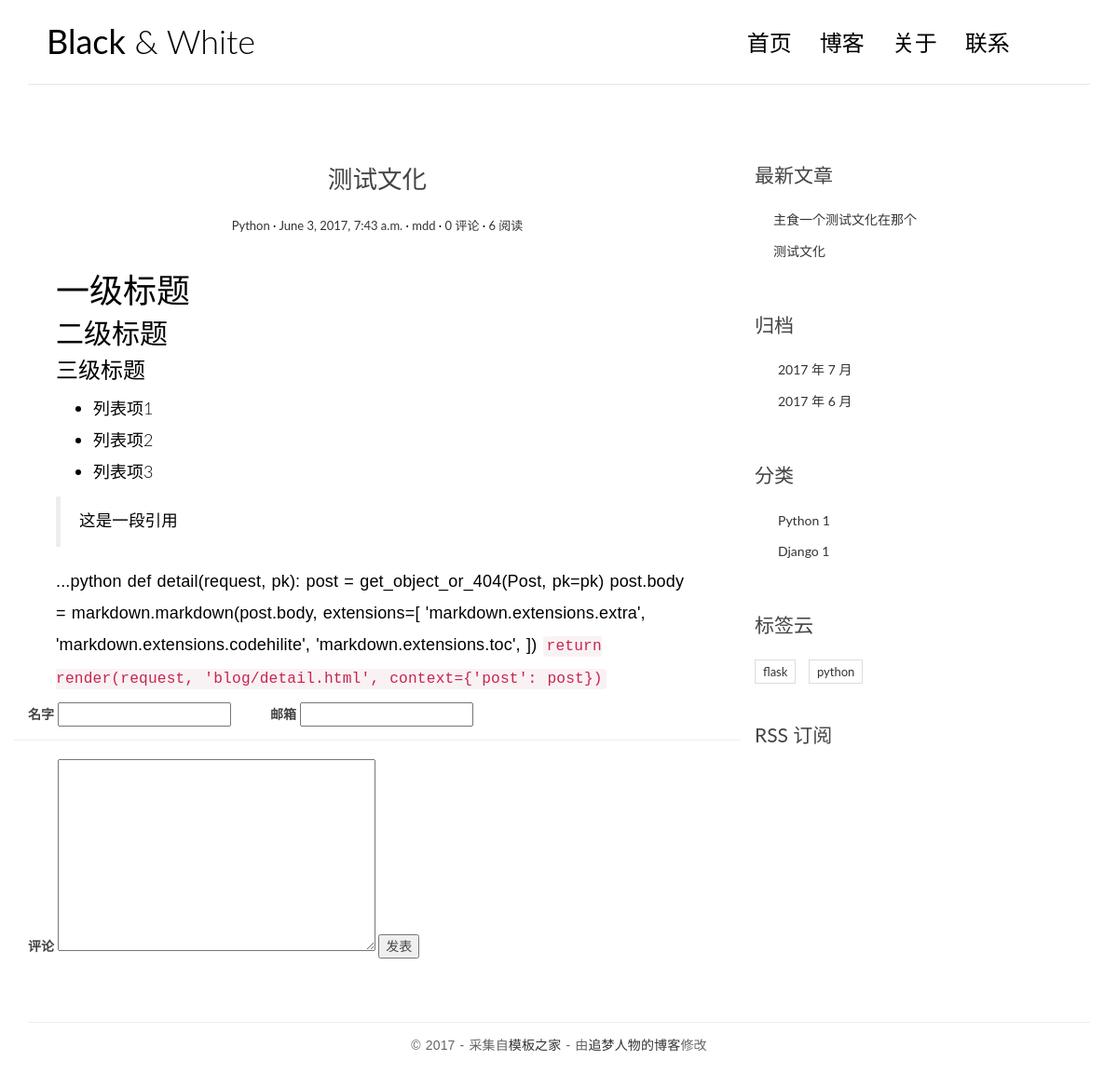
The app's page /post/1/ with its own data.
### post/models.py (models this page shows, shortened)
class Post(models.Model):
    title = models.CharField(max_length=100)
    body = models.TextField()
    created_time = models.DateTimeField()
    modified_time = models.DateTimeField()
    excrpt = models.CharField(max_length=200, blank=True)
    category = models.ForeignKey(Category)
    tags = models.ManyToManyField(Tag, blank=True)
    views = models.PositiveIntegerField(default=0)
    author = models.ForeignKey(User)
    def get_absolute_url(self):
        return reverse('blog:detail', kwargs={'pk': self.pk})
    def increase_views(self):
        self.views += 1
        self.save(update_fields=['views'])

class Category(models.Model):
    name = models.CharField(max_length=100)

class Tag(models.Model):
    name = models.CharField(max_length=100)

### post/views.py (the view)
# urls.py: url(r'^post/(?P<pk>[0-9]+)/$', views.detail, name='detail'),
def detail(request, pk):
    post = get_object_or_404(Post, pk=pk)
    post.increase_views()
    post.body = markdown.markdown(post.body, extensions=[
        'markdown.extensions.extra',
        'markdown.extensions.codehilite',
        'markdown.extensions.toc',
    ])
    form = CommentForm()
    comment_list = post.comment_set.all()
    context = {'post': post,
               'form': form,
               'comment_list': comment_list}
    return render(request, 'blog/detail.html', context)

### comments/forms.py
class CommentForm(forms.ModelForm):
    class Meta:
        model = Comment
        fields = ['name', 'email', 'text']

### post/templatetags/blog_tags.py (called while the page is built)
@register.simple_tag
def get_recent_posts(num=5):
    return Post.objects.all().order_by('-created_time')[:num]

@register.simple_tag
def archives():
    return Post.objects.dates('created_time', 'month', order='DESC')

@register.simple_tag
def get_categories():
    return Category.objects.all()

@register.simple_tag
def get_tags():
    return Tag.objects.annotate(num_posts=Count('post')).filter(num_posts__gt=0)

### post/templates/blog/detail.html (shortened to what this page needs)
{% extends 'blog/base.html' %}
{% block main %}
                <article class="post post-{{ post.pk }}">
                    <header class="entry-header">
                        <h1 class="entry-title">
                            {{ post.title }}
                        </h1>
                        <div class="entry-meta">
                            <span class="post-category"><a href="#">{{ post.category.name }}</a></span>
                            <span class="post-date"><a href="#"><time class="entry-date"
                                                                      datetime="2012-11-09T23:15:57+00:00">{{post.created_time}}</time></a></span>
                            <span class="post-author"><a href="#">{{ post.author }}</a></span>
                            <span class="comments-link"><a href="#">{{ post.comment_set.count }} 评论</a></span>
                            <span class="views-count"><a href="#">{{ post.views }} 阅读</a></span>
                        </div>
                    </header>
                    <div class="entry-content clearfix">
                        <p>{{ post.body | safe }}</p>
                    </div>
                </article>
                <form action="{% url 'comments:post_comment' post.pk %}" method="post" class="commentform">
                    <div class="row">
                        <div class="col-md-4">
                            <label for="{{ form.name.id_for_label }}">名字</label>
                            {{ form.name }}
                        </div>
                        <div class="col-md-4">
                            <label for="{{ form.email.id_for_label }}">邮箱</label>
                            {{ form.email }}
                        </div><br>
                        <hr>
                        <div class="col-md-12">
                            <label for="{{ form.text.id_for_label }}">评论</label>
                            {{ form.text }}
                            <button type="submit" class="comment-btn">发表</button>
                        </div>
                    </div>
                </form>
{% endblock %}

### post/templates/blog/base.html (shortened to what this page needs)
{% load staticfiles %}
{% load blog_tags %}
<!DOCTYPE html>
<html>
<head>
    <link rel="stylesheet" href="{% static 'blog/css/bootstrap.min.css' %}">
    <link rel="stylesheet" href="http://code.ionicframework.com/ionicons/2.0.1/css/ionicons.min.css">
    <link rel="stylesheet" href="{% static 'blog/css/pace.css' %}">
    <link rel="stylesheet" href="{% static 'blog/css/custom.css' %}">
    <link rel="stylesheet" href="{% static 'blog/css/highlights/github.css' %}">
</head>
<body>
<div class="container">
    <header id="site-header">
        <div class="row">
            <div class="col-md-4 col-sm-5 col-xs-8">
                <div class="logo">
                    <h1><a href="{% url 'blog:index' %}"><b>Black</b> &amp; White</a></h1>
                </div>
            </div>
            <div class="col-md-8 col-sm-7 col-xs-4">
                <nav class="main-nav" role="navigation">
                    <div class="collapse navbar-collapse" id="bs-example-navbar-collapse-1">
                        <ul class="nav navbar-nav navbar-right">
                            <li class="cl-effect-11"><a href="#" data-hover="首页">首页</a></li>
                            <li class="cl-effect-11"><a href="#" data-hover="博客">博客</a></li>
                            <li class="cl-effect-11"><a href="#" data-hover="关于">关于</a></li>
                            <li class="cl-effect-11"><a href="#" data-hover="联系">联系</a></li>
                        </ul>
                    </div>
                </nav>
            </div>
        </div>
    </header>
</div>
<div class="content-body">
    <div class="container">
        <div class="row">
            <main class="col-md-8">
                {% block main %}
                {% endblock %}
            </main>
            <aside class="col-md-4">
                <div class="widget widget-recent-posts">
                    <h3 class="widget-title">最新文章</h3>
                    {% get_recent_posts as recent_post_list %}
                    <ul>
                        {% for post in recent_post_list %}
                        <li>
                            <a href="{{ post.get_absolute_url }}"> {{ post.title }}</a>
                        </li>
                        {% endfor %}
                    </ul>
                </div>
                <div class="widget widget-archives">
                    <h3 class="widget-title">归档</h3>
                    {% archives as date_list %}
                    <ul>
                        {% for date in date_list %}
                        <li>
                            <a href="{% url 'blog:archives' date.year date.month %}">{{date.year }} 年 {{ date.month }} 月 </a>
                        </li>
                        {% endfor %}
                    </ul>
                </div>
                <div class="widget widget-category">
                    <h3 class="widget-title">分类</h3>
                    {% get_categories as category_list %}
                    <ul>
                        {% for category in category_list %}
                        <li>
                            <a href="{% url 'blog:category' category.pk %}">{{ category.name }} <span class="post-count">{{    category.post_set.count }}</span></a>
                        </li>
                        {% endfor %}
                    </ul>
                </div>
                <div class="widget widget-tag-cloud">
                    <h3 class="widget-title">标签云</h3>
                    {% get_tags as tag_list %}
                    <ul>
                        {% for tag in tag_list %}
                        <li>
                            <a href="#">{{ tag.name }}</a>
                        </li>
                        {% endfor %}
                    </ul>
                </div>
                <div class="rss">
                    <a href="{% url 'rss' %}"> RSS 订阅</a>
                </div>
            </aside>
        </div>
    </div>
</div>
<footer id="site-footer">
    <div class="container">
        <div class="row">
            <div class="col-md-12">
                <p class="copyright">&copy 2017 - 采集自<a href="http://www.cssmoban.com/"
                                                        target="_blank" title="模板之家">模板之家</a>
                    - 由<a href="http://zmrenwu.com/" title="网页模板" target="_blank">追梦人物的博客</a>修改
                </p>
            </div>
        </div>
    </div>
</footer>
</body>
</html>

### post/static/blog/css/custom.css (style rules this page uses)
* { outline: none; }
h1, h2, h3, h4, h5, h6 { margin-top: 0; }
b { font-weight: 400; }
a { color: #333; }
body { color: #444; font-family: 'Lato', sans-serif; }
p { font-family: 'Ubuntu', sans-serif; font-weight: 400; word-spacing: 1px; letter-spacing: 0.01em; }
#site-header { background-color: #FFF; padding: 25px 20px; margin-bottom: 40px; border-bottom: 1px solid #e7e7e7; }
.logo h1 a { color: #000; }
.logo h1 { margin: 0; font-family: 'Lato', sans-serif; font-weight: 300; }
.main-nav { margin-top: 11px; max-width: 95%; }
.main-nav a { color: #000000 !important; padding: 0 0 5px 0 !important; margin-right: 30px; font-family: 'Lato', sans-serif; font-weight: 300; font-size: 24px; }
.cl-effect-11 a { padding: 10px 0; color: #0972b4; text-shadow: none; }
.cl-effect-11 a::before { position: absolute; top: 0; left: 0; overflow: hidden; padding: 0 0 5px 0 !important; max-width: 0; border-bottom: 1px solid #000; color: #000; content: attr(data-hover); white-space: nowrap; -webkit-transition: max-width 0.5s; -moz-transition: max-width 0.5s; transition: max-width 0.5s; }
.content-body { padding-bottom: 4em; }
.post { background: #fff; padding: 30px 30px 0; }
.entry-title { text-align: center; font-size: 1.9em; margin-bottom: 20px; line-height: 1.6; padding: 10px 20px 0; }
.entry-meta { text-align: center; color: #DDDDDD; font-size: 13px; margin-bottom: 30px; }
.entry-content { font-size: 18px; line-height: 1.9; font-weight: 300; color: #000; }
.post-category::after, .post-date::after, .post-author::after, .comments-link::after { content: ' ·'; color: #000; }
.widget { background: #fff; padding: 30px 0 0; }
.widget-title { font-size: 1.5em; margin-bottom: 20px; line-height: 1.6; padding: 10px 0 0; font-weight: 400; }
.widget-recent-posts ul { padding: 0; margin: 0; padding-left: 20px; }
.widget-recent-posts ul li { list-style-type: none; position: relative; line-height: 170%; margin-bottom: 10px; }
.widget-recent-posts ul li::before { content: '\f3d3'; font-family: "Ionicons"; position: absolute; left: -17px; top: 3px; font-size: 16px; color: #000; }
.widget-archives ul { padding: 0; margin: 0; padding-left: 25px; }
.widget-archives ul li { list-style-type: none; position: relative; line-height: 170%; margin-bottom: 10px; }
.widget-archives ul li::before { content: '\f3f3'; font-family: "Ionicons"; position: absolute; left: -25px; top: 1px; font-size: 16px; color: #000; }
.widget-category ul { padding: 0; margin: 0; padding-left: 25px; }
.widget-category ul li { list-style-type: none; position: relative; line-height: 170%; margin-bottom: 10px; }
.widget-category ul li::before { content: '\f3fe'; font-family: "Ionicons"; position: absolute; left: -25px; top: 1px; font-size: 18px; color: #000; }
.widget-tag-cloud ul { padding: 0; margin: 0; margin-right: -10px; }
.widget-tag-cloud ul li { list-style-type: none; font-size: 13px; display: inline-block; margin-right: 10px; margin-bottom: 10px; padding: 3px 8px; border: 1px solid #ddd; }
.rss { font-size: 21px; margin-top: 30px; }
.rss a { color: #444; }
#site-footer { padding-top: 10px; padding: 0 0 1.5em 0; }
.copyright { text-align: center; padding-top: 1em; margin: 0; border-top: 1px solid #eee; color: #666; }

### records on screen
Post: title "测试文化", category.name "Python", created_time "June 3, 2017, 7:43 a.m.", author "mdd", comment_set.count "0", views "6", body "一级标题 二级标题 三级标题 列表项1 列表项2 列表项3 这是一段引用 ...python def detail(request, pk): post = get_object_or_404(Post, pk=pk) post.body = markdown.markdown(post.body, extensions=[ 'markdown.extensions.extra', 'markdown.extensions.codehilite', 'markdown.extensions.toc', ]) return render(request, 'blog/detail.html', context={'post': post})"
Post: title "主食一个测试文化在那个"
Category: name "Python", post_set.count "1"
Category: name "Django", post_set.count "1"
Tag: name "flask"
Tag: name "python"

### other values on screen
{{ date.year }} "2017" "2017"
{{ date.month }} "7" "6"
